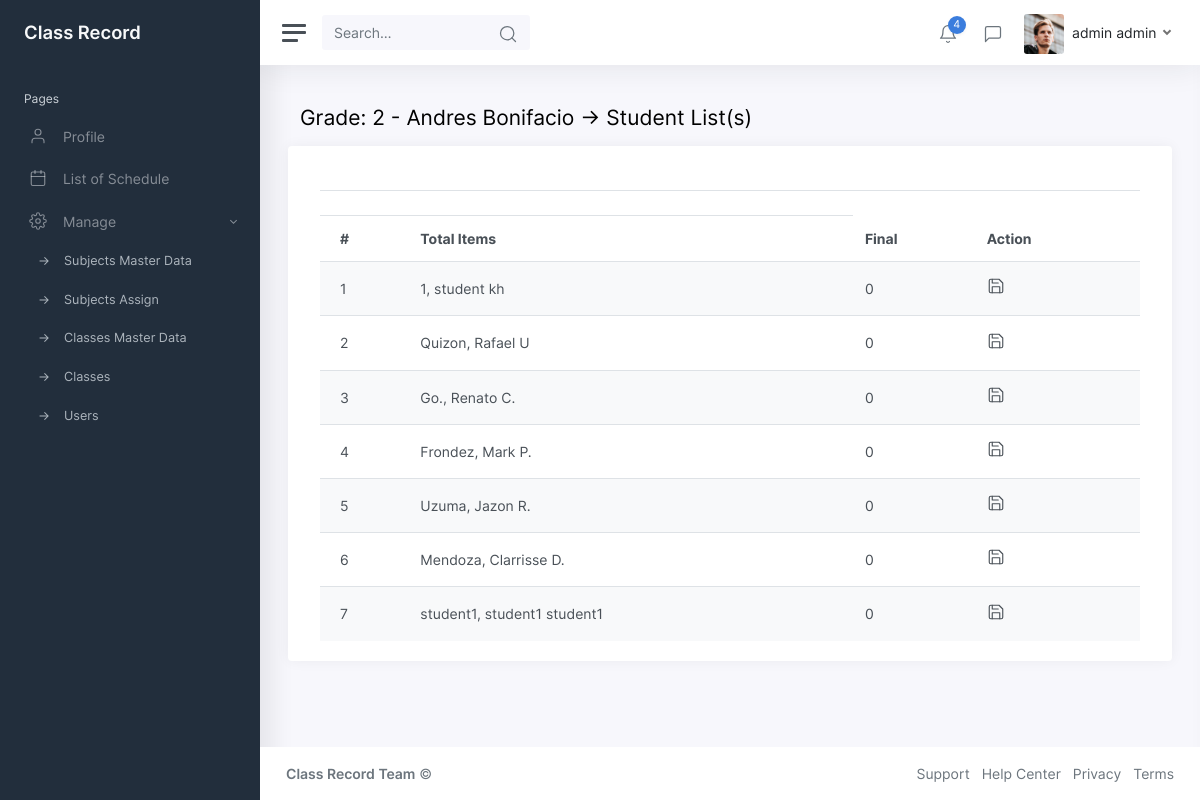
The page /teacher_class_grading.php?classMasterId=2 (signed in) on the database its author committed.
### tables this page shows
CREATE TABLE `classes_master_data` (
  `classMasterId` int NOT NULL,
  `grade` varchar(255) NOT NULL,
  `section` varchar(255) NOT NULL,
  `status` enum('Active','Inactive','Deleted') NOT NULL,
  `datecreated` datetime NOT NULL,
  `dateupdated` datetime NOT NULL,
  `userId` int NOT NULL
);

CREATE TABLE `class` (
  `classId` int NOT NULL,
  `studentId` int NOT NULL,
  `classMasterId` int NOT NULL,
  `datecreated` datetime NOT NULL,
  `dateupdated` datetime NOT NULL,
  `userId` int NOT NULL
);

CREATE TABLE `user` (
  `userId` int NOT NULL,
  `email` varchar(255) NOT NULL,
  `lrn` varchar(255) NOT NULL,
  `username` varchar(255) NOT NULL,
  `password` varchar(255) NOT NULL,
  `first_name` varchar(255) NOT NULL,
  `middle_name` varchar(255) NOT NULL,
  `last_name` varchar(255) NOT NULL,
  `role` enum('Teacher','Student','Admin') NOT NULL,
  `date_created` datetime NOT NULL,
  `date_updated` datetime NOT NULL,
  `status` enum('Active','Inactive','Deleted') NOT NULL
);

### libraries/data_interface.php (called while the page is built, shortened)
<?php
class jpacObject{
	private $conn;
	public function __construct(){
  		try {
	 		$this->conn = new PDO("mysql:host=".db_server.";dbname=".db_name, db_user, db_pass);
  			$this->conn->setAttribute(PDO::ATTR_ERRMODE, PDO::ERRMODE_EXCEPTION);
		} catch(PDOException $e) {
		  	echo "Connection failed: " . $e->getMessage();
		  	die;
		}
	}
	function SQLQuery($sql) {
		$sth=$this->conn->prepare($sql);
		$sth->execute();
		$result = $sth->fetchAll();
		return $result;
	}
}
?>

### teacher_class_grading.php (the view, shortened to what this page needs)
<?php
$jpac=new JpacObject();
$classMasterId=isset($_REQUEST['classMasterId']) ? $_REQUEST['classMasterId'] : "";
$subjectClassLists=$jpac->SQLQuery("SELECT u.userId,u.first_name,u.middle_name,u.last_name,cmd.grade,cmd.section,c.studentId FROM class c LEFT JOIN classes_master_data cmd on c.classMasterId=cmd.classMasterId LEFT JOIN user u on c.studentId=u.userId WHERE c.classMasterId='".$classMasterId."'");
?>
<?php include_once("includes/header.php"); ?>
	<div class="wrapper">
		<?php include_once("menu.php") ?>
		<div class="main">
			<?php include_once("navbar.php") ?>
			<main class="content">
				<div class="container-fluid p-0">
					<h1 class="h3 mb-3">Grade: <?= $subjectClassLists[0]['grade']." - ".$subjectClassLists[0]['section'] ?> -> Student List(s)</h1>
					<div class="row">
                        <div class="card">
                            <div class="card-body table-responsive">
							<table class="table table-striped table-hover" id="usersTable">
									<thead>
										<tr>
											<th></th>
											<th></th>
											<td></td>
											<td></td>
										</tr>
										<tr>
											<th></th>
											<th></th>
										</tr>
										<tr>
											<th>#</th>
											<th>Total Items</th>
											<th>Final</th>
											<th>Action</th>
                                        </tr>
									</thead>
									<tbody>
										<?php
										$result=$subjectClassLists;
                                        for($i=0;$i<count($result);$i++){
											$finalGrade=0;
                                        ?>
										<tr>
											<td><?= ($i+1) ?></td>
											<td><?= $result[$i]['last_name'].", ".$result[$i]['first_name']." ".$result[$i]['middle_name'] ?></td>
											<td><?= $finalGrade ?></td>
											<td>
												<div class="mb-2">
													<button class="align-middle mr-2"onclick= "saveRow('<?= $result[$i]['studentId'] ?>')" data-feather="save" style="cursor:pointer">Save</button>
												</div>
											</td>
										</tr>
                                        <?php } ?>
									</tbody>
								</table>
                            </div>
                        </div>
					</div>
				</div>
			</main>
			<?php include_once("includes/footer.php") ?>
		</div>
	</div>
<link rel="stylesheet" type="text/css" href="https://cdn.datatables.net/v/bs5/dt-1.11.5/datatables.min.css"/>
</body>
</html>

### rows shown on the page
classes_master_data: grade "2", section "Andres Bonifacio"
class: user.last_name "1", user.first_name "student", user.middle_name "kh", finalGrade "0"
class: user.last_name "Quizon", user.first_name "Rafael", user.middle_name "U", finalGrade "0"
class: user.last_name "Go.", user.first_name "Renato", user.middle_name "C.", finalGrade "0"
class: user.last_name "Frondez", user.first_name "Mark", user.middle_name "P.", finalGrade "0"
class: user.last_name "Uzuma", user.first_name "Jazon", user.middle_name "R.", finalGrade "0"
class: user.last_name "Mendoza", user.first_name "Clarrisse", user.middle_name "D.", finalGrade "0"
class: user.last_name "student1", user.first_name "student1", user.middle_name "student1", finalGrade "0"

### other values the page prints
$userData[0]['first_name'] "admin"
$userData[0]['last_name'] "admin"
